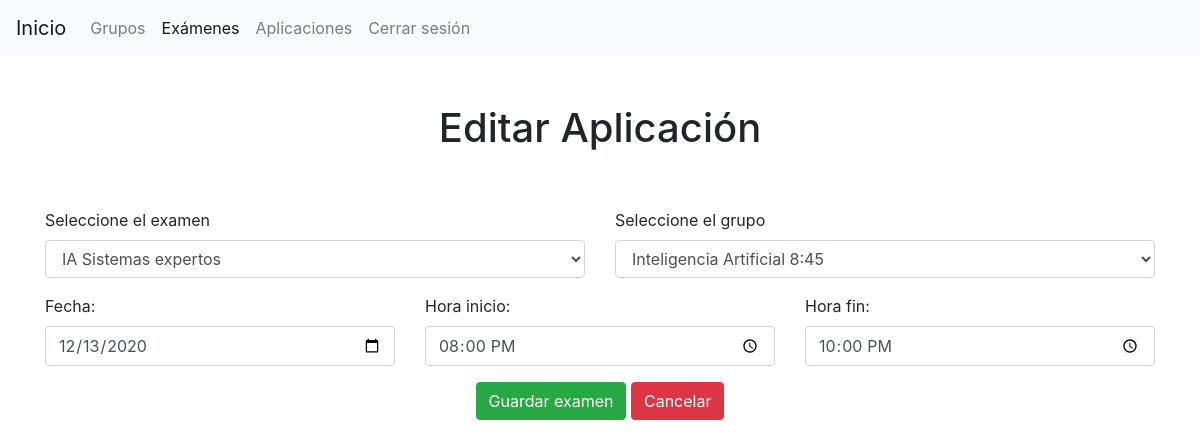
The page /php/maestro/editarAplicacion.php?id=4 (signed in) on the database as committed earlier.
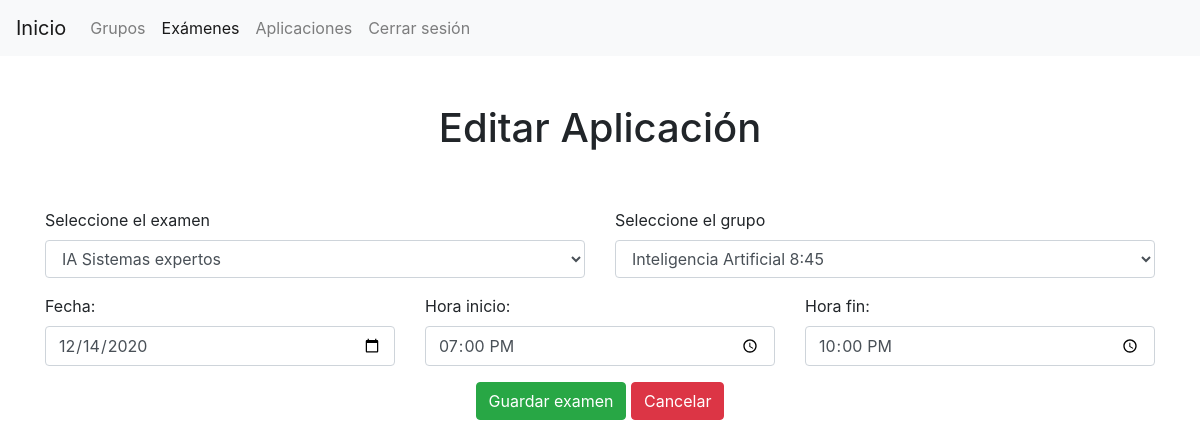
The same page on the database as committed later.
### tables this page shows
CREATE TABLE `examen_grupo` (
  `id_examen_grupo` int(11) NOT NULL,
  `id_examen` int(11) NOT NULL,
  `id_grupo` int(11) NOT NULL,
  `fecha` date NOT NULL,
  `hora_inicio` time NOT NULL,
  `hora_fin` time NOT NULL
);

### php/maestro/listaAplicaciones_.php (called while the page is built, shortened)
<?php
    function getAplicacion($id)
    {
        $base = getConexion();
        $sql = "
                SELECT
                    *
                FROM
                    examen_grupo
                WHERE id_examen_grupo=$id";
        $conexion = $base->query($sql);
        $aplicacion = $conexion->fetchAll(PDO::FETCH_OBJ);
        return $aplicacion[0];
    }
    function getGrupos()
    {
        $base = getConexion();
        $conexion = $base->query("SELECT * FROM Grupo WHERE id_usuario = ". $_SESSION["id_usuario"]);
        $grupos = $conexion->fetchAll(PDO::FETCH_OBJ);
        return $grupos;
    }
    function getExamenes()
    {
        $base = getConexion();
        $conexion = $base->query("SELECT * FROM examen");
        $examenes = $conexion->fetchAll(PDO::FETCH_OBJ);
        return $examenes;
    }
?>

### php/maestro/editarAplicacion.php (the view, shortened to what this page needs)
<?php
include("listaAplicaciones_.php");
?>
<!doctype html>
<html lang="en">
<head>
    <link href="../../css/bootstrap.min.css" rel="stylesheet">
    <link rel="stylesheet" href="https://use.fontawesome.com/releases/v5.7.0/css/all.css"
>
</head>
<body>
<nav class="navbar navbar-expand-lg navbar-light bg-light">
    <a class="navbar-brand" href="inicio.php">Inicio</a>
    <div class="collapse navbar-collapse" id="navbarSupportedContent">
        <ul class="navbar-nav mr-auto">
            <li class="nav-item">
                <a class="nav-link" href="listaGrupos.php">Grupos</a>
            </li>
            <li class="nav-item active">
                <a class="nav-link" href="listaExamenes.php">Exámenes</a>
            </li>
            <li class="nav-item">
                <a class="nav-link" href="listaAplicaciones.php">Aplicaciones</a>
            </li>
            <li class="nav-item">
                <a class="nav-link" href="../general/logout.php">Cerrar sesión</a>
            </li>
        </ul>
    </div>
</nav>
<div class="container">
    <br><br>
    <h1 class="text-center">
        Editar Aplicación
    </h1>
    <br>
    <br>
    <?php
    $examenes = getExamenes();
    $grupos = getGrupos();
    $aplicacion = getAplicacion($_GET['id']);
    ?>
    <form action="editarAplicacion_.php" method="post">
        <div class="row">
            <div class="col">
                <div class="form-group">
                    <label for="examen">Seleccione el examen</label>
                    <select id="examen" name="examen" class="form-control" required>
                        <?php foreach ($examenes as $examen) { ?>
                            <?php $selected = ($examen->id_examen == $aplicacion->id_examen) ? 'selected' : ''; ?>
                            <option value="<?php echo $examen->id_examen ?>" <?php echo $selected?>>
                                <?php echo $examen->nombre ?>
                            </option>
                        <?php } ?>
                    </select>
                </div>
            </div>
            <div class="col">
                <div class="form-group">
                    <label for="grupo">Seleccione el grupo</label>
                    <select id="grupo" name="grupo" class="form-control" required>
                        <?php foreach ($grupos as $grupo) { ?>
                            <?php $selected2 = ($grupo->id_grupo == $aplicacion->id_grupo) ? 'selected' : ''; ?>
                            <option value="<?php echo $grupo->id_grupo ?>" <?php echo $selected2?>>
                                <?php echo $grupo->nombre ?>
                            </option>
                        <?php } ?>
                    </select>
                </div>
            </div>
        </div>
        <div class="row">
            <div class="col">
                <div class="form-group">
                    <label for="fecha">Fecha:</label>
                    <input type="date" id="fecha" name="fecha" class="form-control" value="<?php echo $aplicacion->fecha?>" required>
                </div>
            </div>
            <div class="col">
                <div class="form-group">
                    <label for="hora_inicio">Hora inicio:</label>
                    <input type="time" id="hora_inicio" name="hora_inicio" class="form-control" value="<?php echo $aplicacion->hora_inicio?>" required>
                </div>
            </div>
            <div class="col">
                <div class="form-group">
                    <label for="hora_fin">Hora fin:</label>
                    <input type="time" id="hora_fin" name="hora_fin" class="form-control" value="<?php echo $aplicacion->hora_fin?>" required>
                </div>
            </div>
        </div>
        <div class="form-group text-center">
            <button type="submit" class="btn btn-success">
                Guardar examen
            </button>
            <a href="listaAplicaciones.php" class="btn btn-danger">
                Cancelar
            </a>
        </div>
    </form>
</div>
</body>
</html>

Rows that differ between the two databases and show on the page:
changed examen_grupo: fecha "12/13/2020" → "12/14/2020"; hora_inicio "20:00:00" → "19:00:00"
